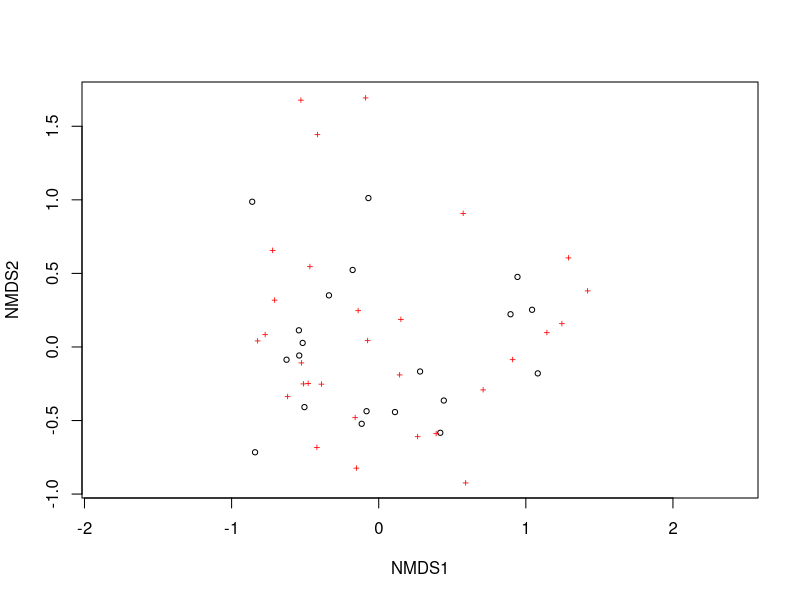

Write the R code that produced this figure.
rm(list = ls())

# Procedimentos para calcular a NMDS no programa R

library(vegan)  # O pacote vegan é carregado

data(dune)  # O conjunto de dados a ser utilizado é carregado 

dune.nmds <- metaMDS(dune, distance = "bray", k = 2, display = c("sites", "species"), trymax = 40, try = 20)  # A função que executa o algoritmo da nMDS é executada

summary(dune.nmds)  # O sumário da ordenação é mostrado

plot(dune.nmds)  # O plot da ordenação é construído

# São extraídos os escores dos objetos e das espécies
dune.nmds$points
dune.nmds$species
